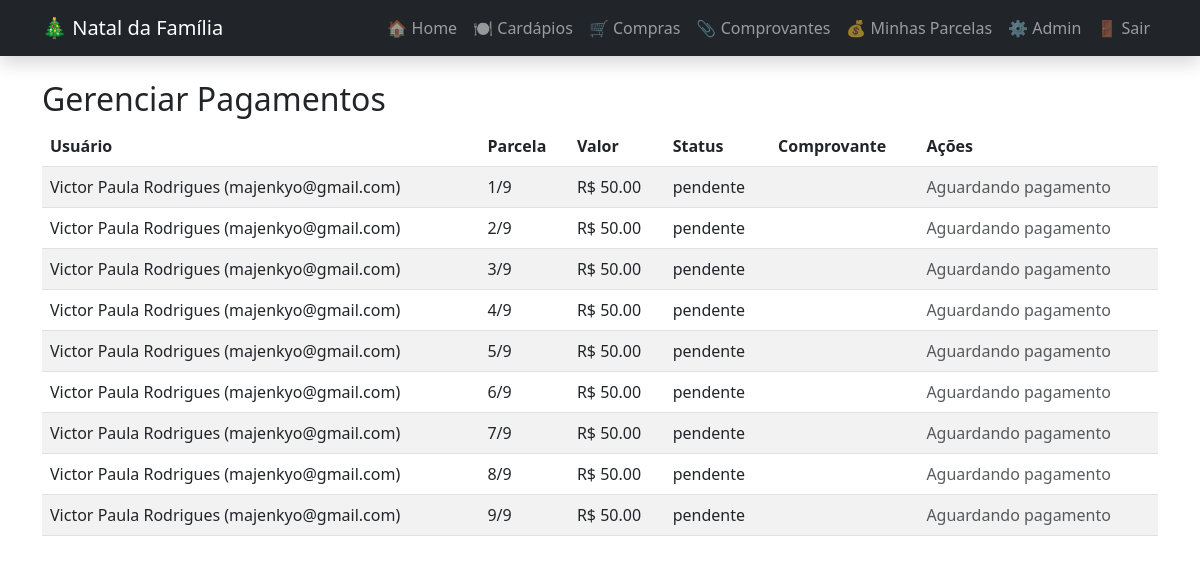
Page /admin/parcelas (signed in) on the committed database.
### models.py (models this page shows, shortened)
class Parcela(db.Model):
    __tablename__ = 'parcelas'
    id = db.Column(db.Integer, primary_key=True)
    usuario_id = db.Column(db.Integer, db.ForeignKey('usuarios.id'), nullable=False)
    numero = db.Column(db.Integer, nullable=False)
    valor = db.Column(db.Float, nullable=False)
    data_vencimento = db.Column(db.Date, nullable=False)
    status = db.Column(db.String(20), default='pendente')
    comprovante_path = db.Column(db.String(300))
    data_pagamento = db.Column(db.Date)
    observacao = db.Column(db.Text)

class Usuario(UserMixin, db.Model):  # <--- HERDA DE UserMixin
    __tablename__ = 'usuarios'
    id = db.Column(db.Integer, primary_key=True)
    nome = db.Column(db.String(100), nullable=False)
    email = db.Column(db.String(120), unique=True, nullable=False)
    senha_hash = db.Column(db.String(200), nullable=False)
    telefone = db.Column(db.String(20))
    data_cadastro = db.Column(db.DateTime, default=datetime.utcnow)
    is_admin = db.Column(db.Boolean, default=False)
    parcelas = db.relationship('Parcela', backref='usuario', lazy=True)

### app.py (the view)
@app.route('/admin/parcelas')
@admin_required
def admin_parcelas():
    parcelas = Parcela.query.order_by(Parcela.status, Parcela.data_vencimento).all()
    return render_template('admin_parcelas.html', parcelas=parcelas)

### app.py (called while the page is built)
@login_manager.user_loader
def load_user(user_id):
    return db.session.get(Usuario, int(user_id))

@app.before_request
def before_request():
    rotas_publicas = ['login', 'cadastro', 'static']
    if request.endpoint in rotas_publicas:
        return None
    if not current_user.is_authenticated:
        return redirect(url_for('login'))

def admin_required(f):
    from functools import wraps
    @wraps(f)
    def decorated(*args, **kwargs):
        if not current_user.is_authenticated or not current_user.is_admin:
            flash('Acesso negado. Você não é administrador.', 'danger')
            return redirect(url_for('index'))
        return f(*args, **kwargs)
    return decorated

### templates/admin_parcelas.html
{% extends "base.html" %}
{% block content %}
<h2>Gerenciar Pagamentos</h2>
<table class="table table-striped">
    <thead>
        <tr><th>Usuário</th><th>Parcela</th><th>Valor</th><th>Status</th><th>Comprovante</th><th>Ações</th></tr>
    </thead>
    <tbody>
    {% for p in parcelas %}
    <tr>
        <td>{{ p.usuario.nome }} ({{ p.usuario.email }})</td>
        <td>{{ p.numero }}/9</td>
        <td>R$ {{ "%.2f"|format(p.valor) }}</td>
        <td>{{ p.status }}</td>
        <td>{% if p.comprovante_path %}<a href="{{ url_for('static', filename=p.comprovante_path) }}" target="_blank">Ver</a>{% endif %}</td>
        <td>
            {% if p.status == 'pago' %}
                <a href="{{ url_for('confirmar_parcela', id=p.id) }}" class="btn btn-sm btn-success">Confirmar</a>
                <a href="{{ url_for('rejeitar_parcela', id=p.id) }}" class="btn btn-sm btn-danger">Rejeitar</a>
            {% else %}
                <span class="text-muted">Aguardando pagamento</span>
            {% endif %}
         </td>
    </tr>
    {% endfor %}
    </tbody>
</table>
{% endblock %}

### rows in the picture
Parcela: usuario.nome "Victor Paula Rodrigues", usuario.email "majenkyo@gmail.com", numero "1", valor "50.00", status "pendente", shows "Aguardando pagamento"
Parcela: usuario.nome "Victor Paula Rodrigues", usuario.email "majenkyo@gmail.com", numero "2", valor "50.00", status "pendente", shows "Aguardando pagamento"
Parcela: usuario.nome "Victor Paula Rodrigues", usuario.email "majenkyo@gmail.com", numero "3", valor "50.00", status "pendente", shows "Aguardando pagamento"
Parcela: usuario.nome "Victor Paula Rodrigues", usuario.email "majenkyo@gmail.com", numero "4", valor "50.00", status "pendente", shows "Aguardando pagamento"
Parcela: usuario.nome "Victor Paula Rodrigues", usuario.email "majenkyo@gmail.com", numero "5", valor "50.00", status "pendente", shows "Aguardando pagamento"
Parcela: usuario.nome "Victor Paula Rodrigues", usuario.email "majenkyo@gmail.com", numero "6", valor "50.00", status "pendente", shows "Aguardando pagamento"
Parcela: usuario.nome "Victor Paula Rodrigues", usuario.email "majenkyo@gmail.com", numero "7", valor "50.00", status "pendente", shows "Aguardando pagamento"
Parcela: usuario.nome "Victor Paula Rodrigues", usuario.email "majenkyo@gmail.com", numero "8", valor "50.00", status "pendente", shows "Aguardando pagamento"
Parcela: usuario.nome "Victor Paula Rodrigues", usuario.email "majenkyo@gmail.com", numero "9", valor "50.00", status "pendente", shows "Aguardando pagamento"
